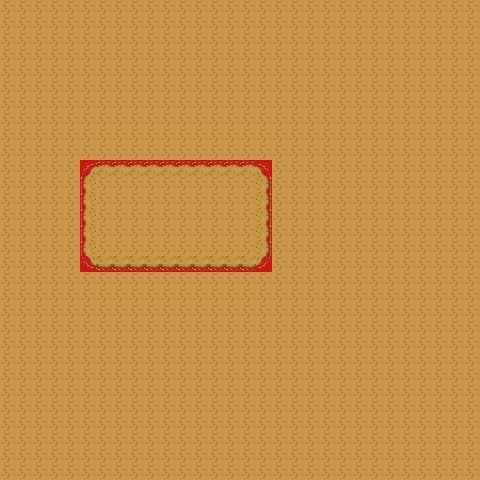

Rendered tile map (Tiled .tmx) drawn with the repository's tilesets; below, a short description and the map source with its tile grids summarised:
An orthogonal 30x30 tile map with 16x16 px tiles, 2 tile layers (Camada de Blocos 1, Camada de Blocos 2), 2 tilesets.

<map version="1.10" tiledversion="1.10.2" orientation="orthogonal" renderorder="right-down" width="30" height="30" tilewidth="16" tileheight="16" infinite="0" nextlayerid="3" nextobjectid="1">
 <tileset firstgid="1" name="tileset" tilewidth="16" tileheight="16" tilecount="96" columns="16">
  <image source="tileset.png" width="256" height="96" />
  <tile id="17" probability="2" />
  <tile id="26" probability="0.1" />
  <wangsets>
   <wangset name="Terreno" type="corner" tile="-1">
    <wangcolor name="água" color="#ff0000" tile="-1" probability="1" />
    <wangcolor name="grama" color="#00ff00" tile="-1" probability="1" />
    <wangcolor name="terra" color="#ff00d8" tile="-1" probability="1" />
    <wangcolor name="pedra" color="#ffff00" tile="-1" probability="1" />
    <wangtile tileid="0" wangid="0,1,0,2,0,1,0,1" />
    <wangtile tileid="1" wangid="0,1,0,2,0,2,0,1" />
    <wangtile tileid="2" wangid="0,1,0,1,0,2,0,1" />
    <wangtile tileid="3" wangid="0,2,0,1,0,2,0,2" />
    <wangtile tileid="4" wangid="0,2,0,2,0,1,0,2" />
    <wangtile tileid="5" wangid="0,3,0,2,0,3,0,3" />
    <wangtile tileid="6" wangid="0,3,0,2,0,2,0,3" />
    <wangtile tileid="7" wangid="0,3,0,3,0,2,0,3" />
    <wangtile tileid="8" wangid="0,2,0,3,0,2,0,2" />
    <wangtile tileid="9" wangid="0,2,0,2,0,3,0,2" />
    <wangtile tileid="10" wangid="0,2,0,2,0,2,0,2" />
    <wangtile tileid="11" wangid="0,2,0,2,0,2,0,2" />
    <wangtile tileid="16" wangid="0,2,0,2,0,1,0,1" />
    <wangtile tileid="17" wangid="0,2,0,2,0,2,0,2" />
    <wangtile tileid="18" wangid="0,1,0,1,0,2,0,2" />
    <wangtile tileid="19" wangid="0,1,0,2,0,2,0,2" />
    <wangtile tileid="20" wangid="0,2,0,2,0,2,0,1" />
    <wangtile tileid="21" wangid="0,2,0,2,0,3,0,3" />
    <wangtile tileid="22" wangid="0,2,0,2,0,2,0,2" />
    <wangtile tileid="23" wangid="0,3,0,3,0,2,0,2" />
    <wangtile tileid="24" wangid="0,3,0,2,0,2,0,2" />
    <wangtile tileid="25" wangid="0,2,0,2,0,2,0,3" />
    <wangtile tileid="26" wangid="0,2,0,2,0,2,0,2" />
    <wangtile tileid="27" wangid="0,2,0,2,0,2,0,2" />
    <wangtile tileid="32" wangid="0,2,0,1,0,1,0,1" />
    <wangtile tileid="33" wangid="0,2,0,1,0,1,0,2" />
    <wangtile tileid="34" wangid="0,1,0,1,0,1,0,2" />
    <wangtile tileid="35" wangid="0,1,0,1,0,1,0,1" />
    <wangtile tileid="36" wangid="0,3,0,3,0,3,0,3" />
    <wangtile tileid="37" wangid="0,2,0,3,0,3,0,3" />
    <wangtile tileid="38" wangid="0,2,0,3,0,3,0,2" />
    <wangtile tileid="39" wangid="0,3,0,3,0,3,0,2" />
    <wangtile tileid="42" wangid="0,1,0,3,0,1,0,1" />
    <wangtile tileid="43" wangid="0,1,0,3,0,3,0,1" />
    <wangtile tileid="44" wangid="0,1,0,1,0,3,0,1" />
    <wangtile tileid="58" wangid="0,3,0,3,0,1,0,1" />
    <wangtile tileid="59" wangid="0,3,0,3,0,3,0,3" />
    <wangtile tileid="60" wangid="0,1,0,1,0,3,0,3" />
    <wangtile tileid="72" wangid="0,3,0,1,0,3,0,3" />
    <wangtile tileid="73" wangid="0,3,0,3,0,1,0,3" />
    <wangtile tileid="74" wangid="0,3,0,1,0,1,0,1" />
    <wangtile tileid="75" wangid="0,3,0,1,0,1,0,3" />
    <wangtile tileid="76" wangid="0,1,0,1,0,1,0,3" />
    <wangtile tileid="88" wangid="0,1,0,3,0,3,0,3" />
    <wangtile tileid="89" wangid="0,3,0,3,0,3,0,1" />
   </wangset>
  </wangsets>
 </tileset>
 <tileset firstgid="97" source="pele e sangue.tsx" />
 <layer id="1" name="Camada de Blocos 1" width="30" height="30">
  <data>[900 cells, 900 non-empty, 43 distinct tile ids]</data>
 </layer>
 <layer id="2" name="Camada de Blocos 2" width="30" height="30">
  <data>[900 cells, 900 non-empty, 9 distinct tile ids]</data>
 </layer>
</map>
